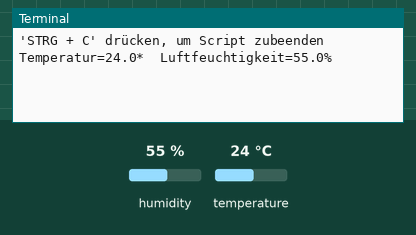
This program was run on a simulated Raspberry Pi (BCM pin numbers). Parts: the last lines printed to the terminal. The inputs (shaded band) are chosen by the test bench; at power-on: humidity 55 %, temperature 24 °C.

Above: at 1.2 s.
1.3 s: humidity set to 22 %
At 3.7 s:
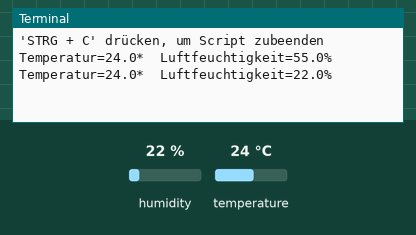
4.7 s: temperature set to 12 °C
At 6.6 s:
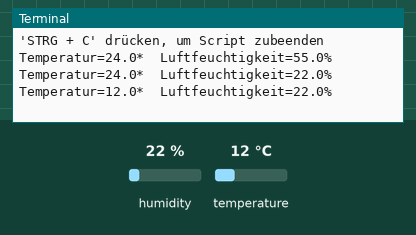
8.1 s: humidity set to 40 %
At 9.4 s:
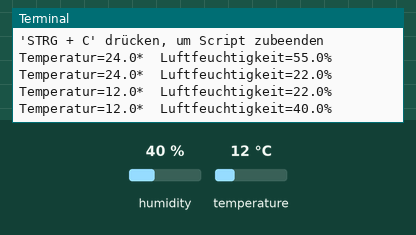
Timing chart, 0 to 11.1 s (numbered marks = the images above; inputs shaded):
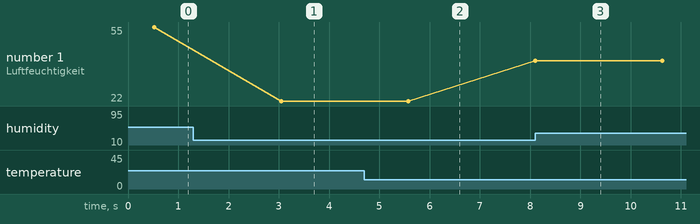

Measured:
- after the input at 1.3 s, the terminal: prints a new line after 1.8 s (image 1)
- after the input at 4.7 s, the terminal: prints a new line after 0.88 s (image 2)
- after the input at 8.1 s, the terminal: prints a new line at once (image 3)
- plotted number 1: 55 → 22 after the input at 1.3 s, 22 → 40 after the input at 8.1 s

The program:

dht22.py
```python
import Adafruit_DHT
import time


sensor = Adafruit_DHT.DHT22
gpio = 4

print("'STRG + C' drücken, um Script zubeenden")
try:
    while True:
        humidity, temperature = Adafruit_DHT.read_retry(sensor, gpio)

        if humidity is not None and temperature is not None:
            print('Temperatur={0:0.1f}*  Luftfeuchtigkeit={1:0.1f}%'.format(temperature, humidity))
        else:
            print('Fehler, versuchs nochmal!')
        time.sleep(2)
except KeyboardInterrupt:
    print("Script wurde beendet")
```
